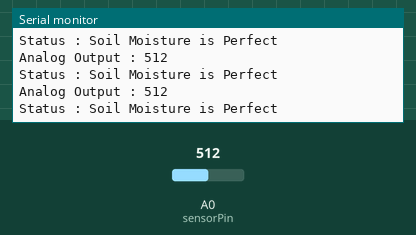
A sketch run on a simulated Arduino Uno, built with avr-gcc and run on an emulated ATmega328P. Shown: the last lines printed to the serial monitor. The test bench sets the inputs (shaded band); at power-on: A0 (sensorPin) = 512.

Above: at 1.2 s.
1.3 s: A0 (sensorPin) set to 900
At 1.49 s:
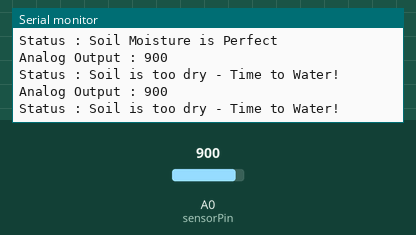
2.9 s: A0 (sensorPin) set to 716
At 2.95 s:
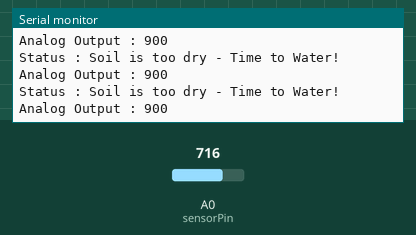
5.9 s: A0 (sensorPin) set to 1023
At 6.11 s:
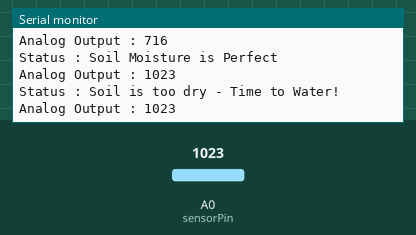
8.9 s: A0 (sensorPin) set to 511
At 9.02 s:
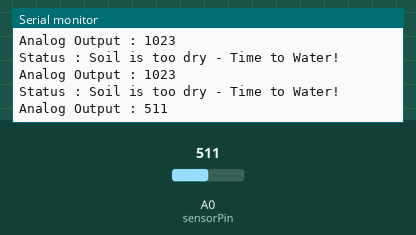
11.9 s: A0 (sensorPin) set to 122
At 12.5 s:
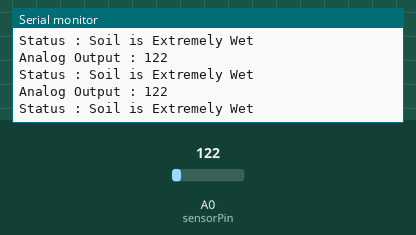
13.5 s: A0 (sensorPin) set to 0
At 14.6 s:
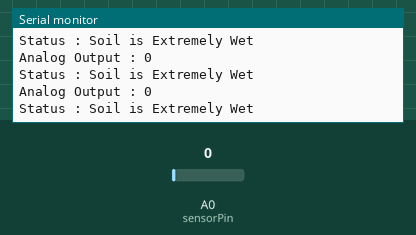
Timing chart, 0 to 16.5 s (numbered marks = the images above; inputs shaded):
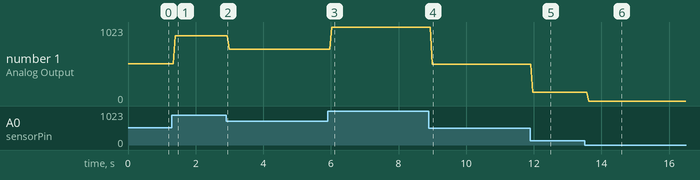

Measured:
- after the input at 1.3 s, the serial monitor: prints a new line after 0.10 s (image 1)
- after the input at 5.9 s, the serial monitor: prints a new line after 0.12 s (image 3)
- after the input at 8.9 s, the serial monitor: prints a new line after 0.10 s (image 4)
- after the input at 11.9 s, the serial monitor: prints a new line after 0.07 s (image 5)
- after the input at 13.5 s, the serial monitor: prints a new line after 0.12 s (image 6)
- plotted number 1: 512 → 900 after the input at 1.3 s, 900 → 716 after the input at 2.9 s, 716 → 1023 after the input at 5.9 s, 1023 → 511 after the input at 8.9 s, 511 → 122 after the input at 11.9 s

The sketch:

SoilMoisture.ino
```cpp
#define soilWet 300    //Define max. value we consider soil 'wet'
#define soilDry 900   //Define min. value we consider soil 'dry'

#define sensorPin A0

void setup()
{
  // put your setup code here, to run once:
  pinMode(sensorPin, INPUT);
  Serial.begin(9600);
}

void loop()
{
  //get the reading from the function below and print it
  int moisture = analogRead(sensorPin);
  Serial.print("Analog Output : ");
  Serial.println(moisture);

  //Determine the status of soil
  if(moisture < soilWet)
  {
      Serial.println("Status : Soil is Extremely Wet");
  }
  else if(moisture >= soilWet && moisture < soilDry)
  {
      Serial.println("Status : Soil Moisture is Perfect");
  }
  else
  {
      Serial.println("Status : Soil is too dry - Time to Water!");
  }
}
```
